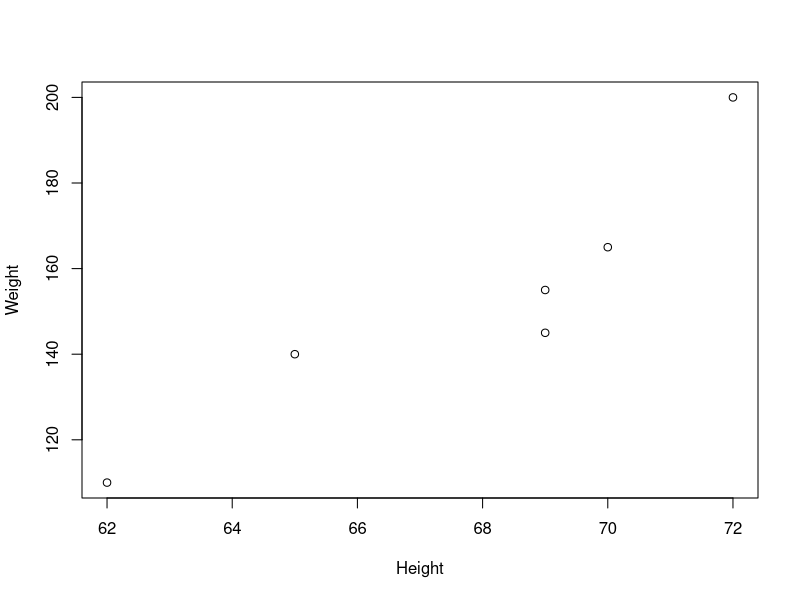
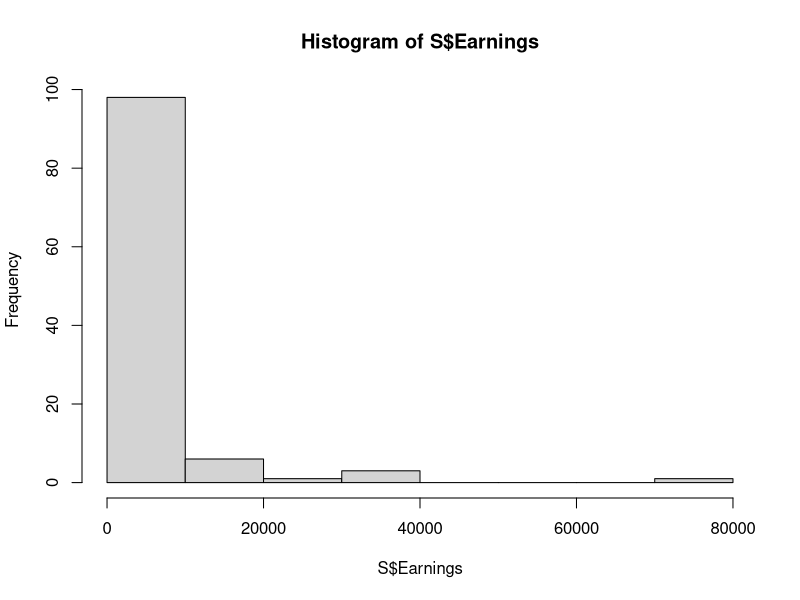
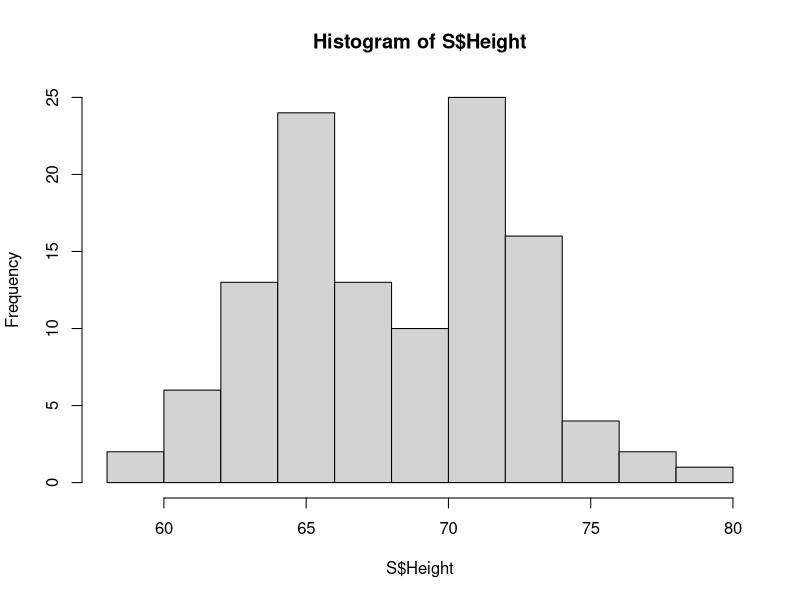
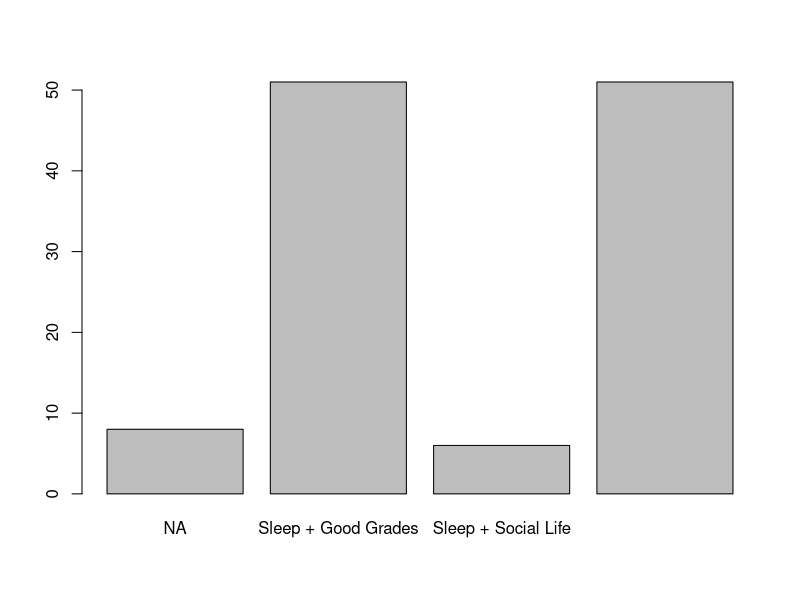
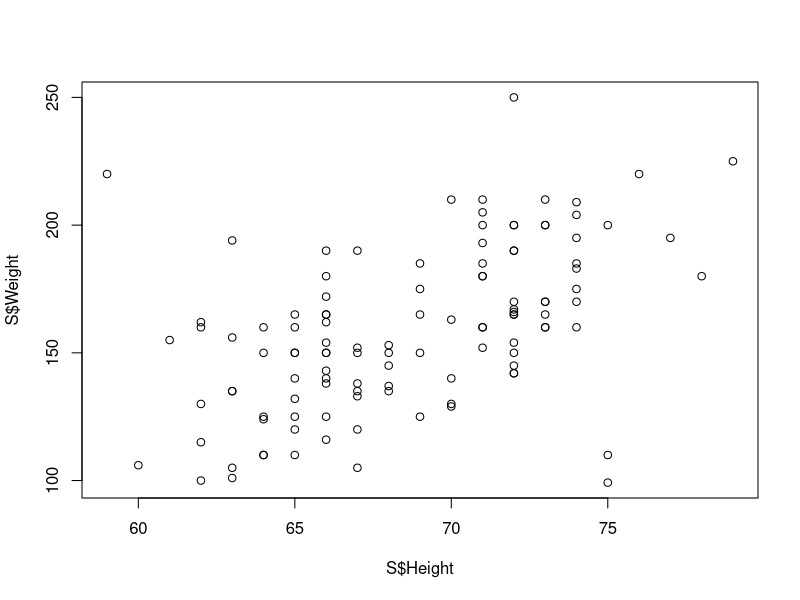

The R script that drew these images, in order:
#
#   HW#1
#   Your Name Here: Ben Beaudin
#
#   Part 1

#   Enter the vector (variable) Height 
#   with the values 62, 65, 69, 72, 70, 69
Height <- c(62, 65, 69, 72, 70, 69)

#   Enter the vector Weight 
#   with the values 110, 140, 145, 200, 165, 155, 
Weight <- c(110, 140, 145, 200, 165, 155)
#   Enter the vector Gender 
#   with the values F, F, O, M, M, M
Gender <- c('F', 'F', 'O', 'M', 'M', 'M')
#   Use a shortcut to create a vector 
#   with the integers from 1 to 6.
numbers <- 1:6
#   Calculate the BMI, using the equation  
#      703.07 x W / (H squared)    
#    (make sure it works in R)
BMI <- (703.7 * Weight) / (Height**2)
#   Create a scatterplot of Weight by Height 
#   (i.e., Height on the x axis)
plot(Height, Weight)
#   Describe briefly the relationship that you see, 
#   including it here as a comment.
# it seems that generally a greater height will mean a greater weight

#   Part 2

#   Download the data file surveyA_S19.csv to your desktop, 
#   put it in your class folder, 
#   and read it using the function read.csv.   
#   Be sure to set your working directory so that 
#   you can just put the file name of the data in
#   the quotes:
S <- read.csv('SurveyA_S19.csv')

#   Run the following:
View(S)
dim(S)
names(S)


#   Now, use one R function to summarize all of the variables:
summary(S)
#   Find the mean and median of the variable, Earnings, 
#   using the functions mean() and median(), and 
#   making sure the results match the summary above.
mean(S$Earnings, na.rm = TRUE)
median(S$Earnings, na.rm = TRUE)
#   Have R make a histogram of Earnings
hist(S$Earnings)
#   Have R make a histogram of Height
hist(S$Height)
#   Have R do a barplot of Triangle:   
#    Use  barplot(table(vector))
triangle <- table(S$Triangle)
barplot(triangle,names.arg=c("NA", "Sleep + Good Grades", "Sleep + Social Life", "Social Life+Good Grades"))
#   Finally, plot Weight by Height
#  (Make sure you get the height and 
#  weight data in the data frame, S.)
plot(S$Height, S$Weight)
#   Describe briefly the relationship that you see.  
#   Is it similar to the relationship you observed above?
# similarly to above, the weight generally increases with height, but there are more outliers
# with this larger data set